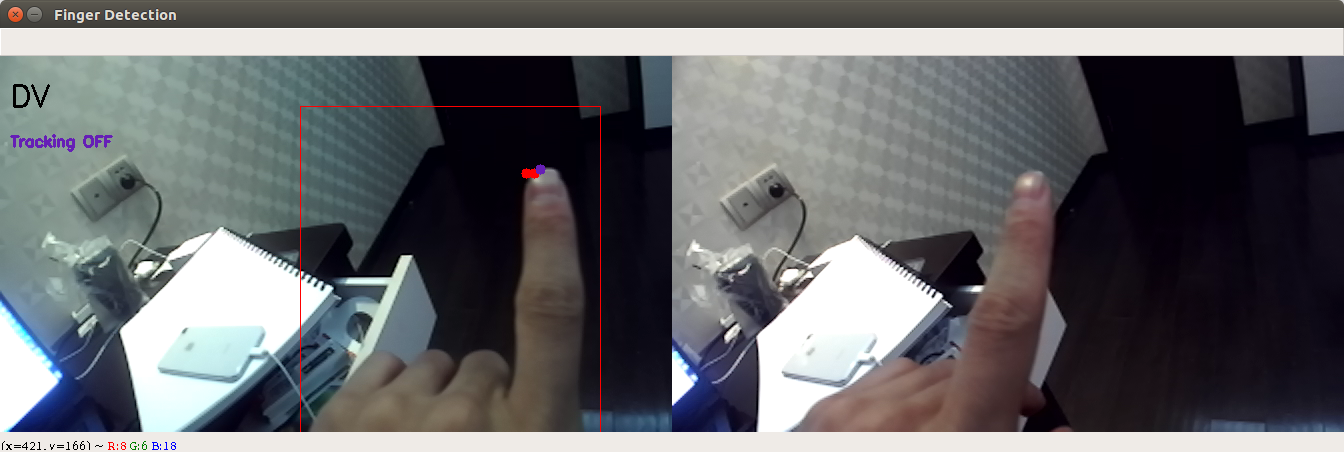
#> input picture point_to_tell/test.png, 1344 x 452 px, given in place of the camera
$ python custom_finger_tracking.py   (older library calls are emulated)
#> lines starting #> are read from the running program, lines starting #| are printed output that depends on the picture; after the words box and inside, x2 and y2 are one past the last pixel; in counts of white or black regions, pixels touching at a corner belong together
## Importing Libraries
import numpy as np
import cv2 as cv
import math

## Defining Constants
# lwr = np.array([0,50,70], np.uint8)
# upr = np.array([100,230,230], np.uint8)
lwr = np.array([0,48,50], np.uint8)
upr = np.array([30,230,230], np.uint8)
kernel = np.ones((5,5), np.uint8)
fingerP = []
fingerT = []
st = False
p = False

## HSV function to separate hand(skin color) from background(color)
def hsvF(focusF):
    hsv = cv.cvtColor(focusF, cv.COLOR_BGR2HSV_FULL)
    mask = cv.inRange(hsv, lwr, upr)
    mask = cv.dilate(mask, kernel, iterations = 3)
    mask = cv.GaussianBlur(mask, (5,5), 100)
    return mask

## Function to mark the centroid of contour
def centroidF(cnt):
    M = cv.moments(cnt)
    if M['m00'] != 0:
        cx = int(M['m10']/M['m00'])
        cy = int(M['m01']/M['m00'])
        return cx, cy
    else:
        pass

## Function to display the topmost point of the contour
def points(focusF, finger):
    finger = sorted(finger,key=lambda x:x[1])
    if len(finger)>0:
        cv.circle(focusF,finger[0],5,[182,31,102], -1)
    # for i in range(len(finger)):
    #     cv.circle(focusF, finger[i], 5, [182,31,102], -1)

## Function to pause/start the tracking of the finger
# Press 'p' to pause/start the tracking
# Press 'c' to clear the screen
# [47 lines left out: functions pauseT, detectFinger, not called in this run]

## Main function
if __name__ == '__main__':
    cap = cv.VideoCapture(0)  # capture the frames from the web camera

    while cap.isOpened():
        ret, frame = cap.read()
#> frame is the input picture: shape (452, 1344, 3); mean B, G, R 105.5, 102.8, 102
        # detectFinger(frame)
        if ret == True:
            frame = cv.flip(frame, 1)

            focusF = frame[55:445, 305:595]
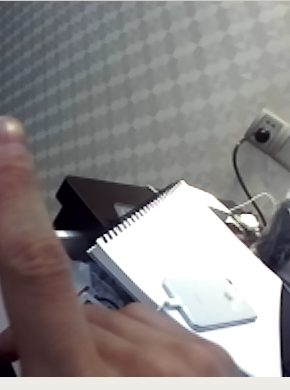
#> focusF: shape (390, 290, 3); mean B, G, R 136.7, 137.1, 141.2

            cv.putText(frame, 'DV', (10,50), cv.FONT_HERSHEY_SIMPLEX, 1, (0,0,0), 2)
            cv.rectangle(frame, (300, 50), (600, 450), (0,0,255), 0)
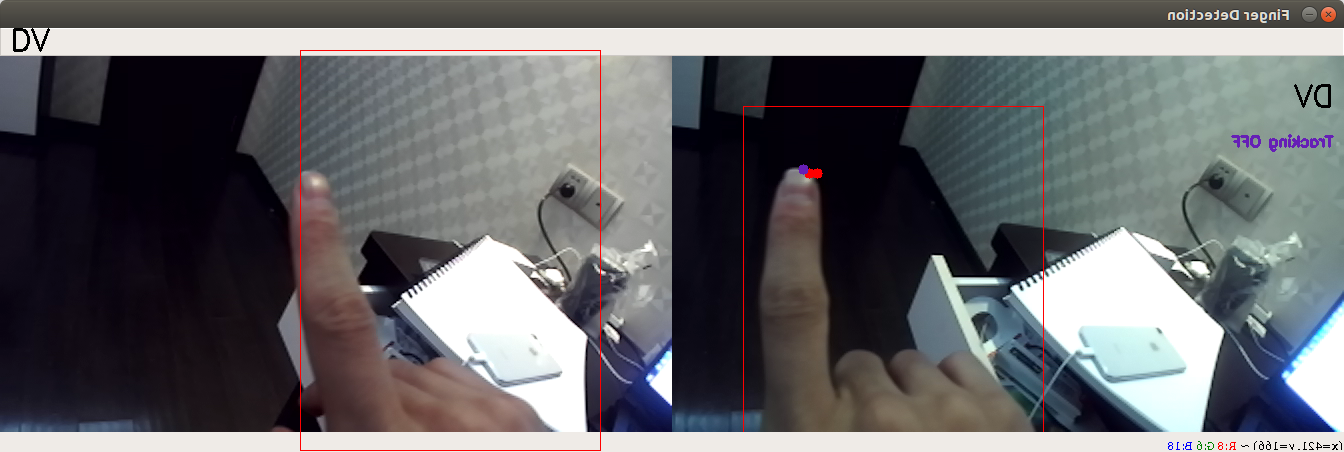
#> frame: shape (452, 1344, 3); mean B, G, R 105, 102.3, 102.1

            noise = hsvF(focusF)
#> in hsvF, `hsv = cv.cvtColor(focusF, cv.COLOR_BGR2HSV_FULL)`: hsv: shape (390, 290, 3); mean H, S, V 83.1, 30.6, 144.7
#> in hsvF, `mask = cv.inRange(hsv, lwr, upr)`:
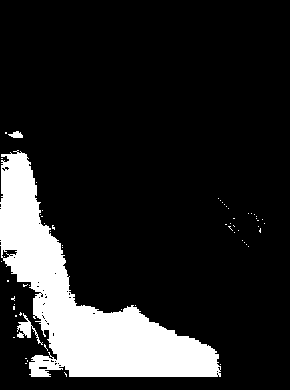
#> mask: shape (390, 290); 15.1% white; 60 white regions (57 under 20 px), largest, box (x1, y1, x2, y2) and area: (0, 150, 221, 377) 16615, (17, 313, 43, 345) 242, (8, 131, 23, 138) 68
#> in hsvF, `mask = cv.dilate(mask, kernel, iterations = 3)`:
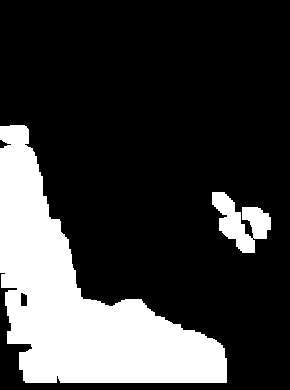
#> mask: shape (390, 290); 23.3% white; 2 white regions, box (x1, y1, x2, y2) and area: (0, 125, 227, 383) 24484, (212, 192, 271, 253) 1860
#> in hsvF, `mask = cv.GaussianBlur(mask, (5,5), 100)`:
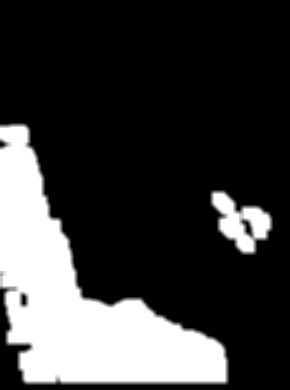
#> mask: shape (390, 290); min 0, max 255, mean 59.4
            r,thresh = cv.threshold(noise, 100, 255, cv.THRESH_BINARY)
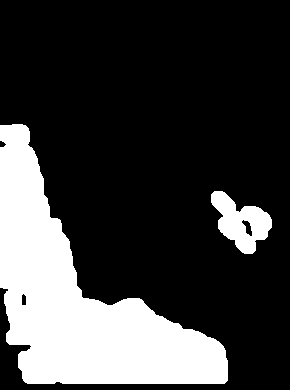
#> thresh: shape (390, 290); 24.1% white; 2 white regions
            img, cont, hie = cv.findContours(thresh, cv.RETR_TREE, cv.CHAIN_APPROX_SIMPLE)
#> cont = 4 contours; box (x1, y1, x2, y2) and area: (0, 124, 228, 384) 24760, (211, 191, 272, 254) 2031, (241, 219, 253, 237) 98, (21, 293, 27, 306) 52; hie = [[2, -1, 1, -1], [-1, -1, -1, 0], [-1, 0, 3, -1], [-1, -1, -1, 2]]

            try:
                cnt = max(cont, key = cv.contourArea)
#> cnt = contour of 214 points, box (x1, y1, x2, y2) (0, 124, 228, 384), area 24760

                epsilon = 0.001*cv.arcLength(cnt, True)
#> epsilon = 0.95
                approx = cv.approxPolyDP(cnt, epsilon, True)
#> approx = contour of 72 points, box (x1, y1, x2, y2) (0, 124, 228, 384), area 24745

                hull = cv.convexHull(approx, returnPoints=False)
#> hull = [71, 70, 31, 30, 28, 27, 26, 22, 21, 12, 5, 0]
                area_cnt = cv.contourArea(approx)
#> area_cnt = 24745
                defects = cv.convexityDefects(approx, hull)
#> defects = [[0, 5, 2, 1536], [5, 12, 6, 1979], [12, 21, 15, 5355], [22, 26, 24, 512], [28, 30, 29, 351], [31, 70, 47, 18561]]

                centroid = centroidF(cnt)
#> in centroidF, `M = cv.moments(cnt)`: M = moments, m00 24760, centre m10/m00, m01/m00 = (79.32, 300.5)
#> in centroidF, `cx = int(M['m10']/M['m00'])`: cx = 79
#> in centroidF, `cy = int(M['m01']/M['m00'])`: cy = 300
#> centroid = (79, 300)

                if defects is not None:
                    if st == True:
                        if area_cnt > 6000:
                            for i in range(defects.shape[0]):
                                s,e,f,d = defects[i,0]
                                start = tuple(approx[s][0])
                                end = tuple(approx[e][0])
                                far = tuple(approx[f][0])
                                ftop = tuple(cnt[cnt[:,:,1].argmin()][0])

                                cv.circle(focusF, ftop, 5, (0,0,255), -1)
                                cv.line(focusF, start, end, (0,255,0), 2)
                                cv.circle(focusF, centroid, 3, (0,255,255), -1)

                                pauseT(focusF, fingerT, ftop)
                                if p == True:
                                    fingerP.append(ftop)
                                    cv.putText(frame, "Tracking ON", (10, 90), cv.FONT_HERSHEY_SIMPLEX, 0.5, (182,31,102), 2)
                                else:
                                    cv.putText(frame, "Tracking OFF", (10, 90), cv.FONT_HERSHEY_SIMPLEX, 0.5, (182,31,102), 2)
                        else:
                           cv.putText(frame, "Can't detect anything", (10, 70), cv.FONT_HERSHEY_SIMPLEX, 0.5, (0,0,150), 2)
                    else:
                        cv.putText(frame, "Press 's' to start", (10, 70), cv.FONT_HERSHEY_SIMPLEX, 0.5, (0,0,150), 2)
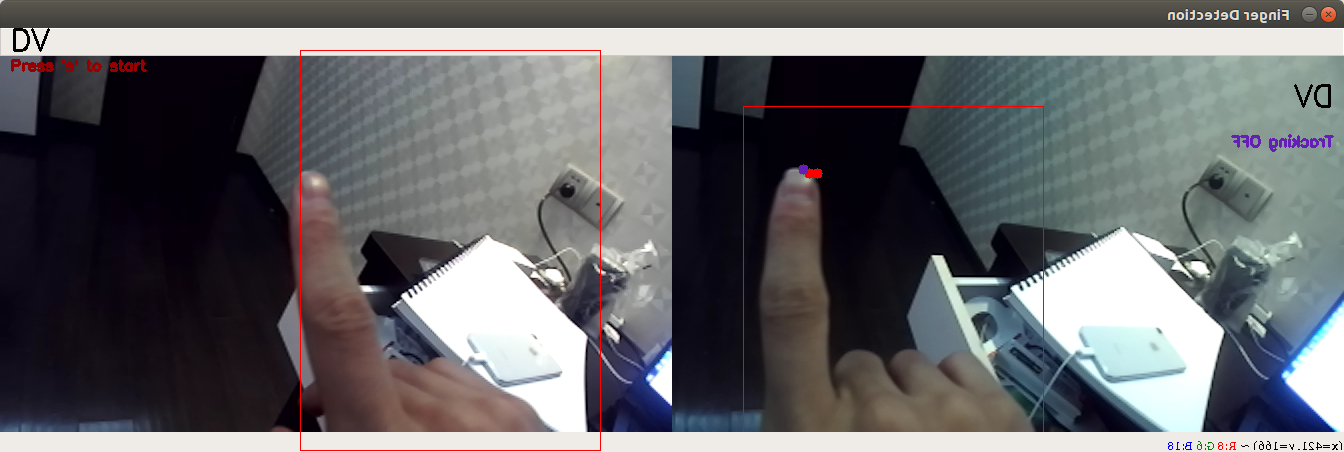
#> frame: shape (452, 1344, 3); 0.13% of pixels changed, all inside (x1, y1, x2, y2) = (11, 59, 147, 72)
            except:
                cv.putText(frame, "Put your hand in the frame", (10, 70), cv.FONT_HERSHEY_SIMPLEX, 0.5, (0,0,255), 2)

            points(focusF, fingerP)
            cv.imshow('Finger Detection', frame)

            k = cv.waitKey(1) & 0xff
#> (key q is pressed here)
            if k  == ord('s'):
                st = not st
            elif k == ord('p'):
                p = not p
            elif k == ord('c'):
                fingerP.clear()
            elif k == ord('q'):
                break

    cap.release()
    cv.destroyAllWindows()
